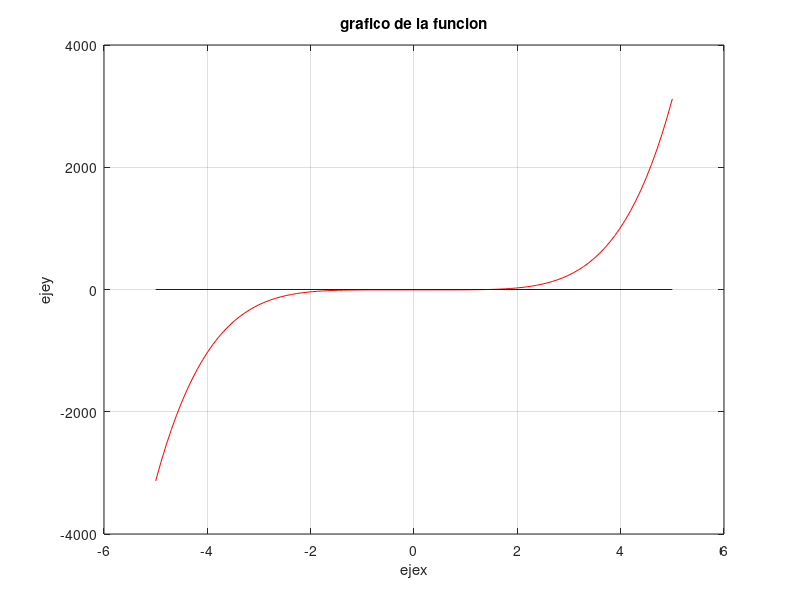

The MATLAB script that drew this image:
clc
clear all
close all
x=linspace(-5,5,100)
f=x.^5-6;
plot(x,f,'r')
hold on
plot([-5,5],[0,0],'b')
grid on
xlabel('ejex')
ylabel('ejey')
title('grafico de la funcion')